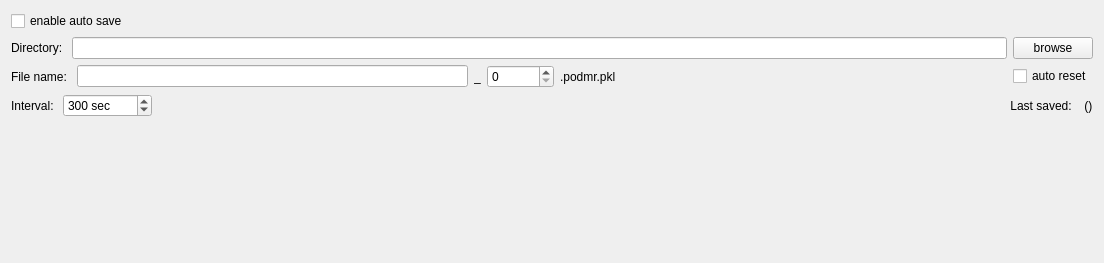
<?xml version="1.0" encoding="UTF-8"?>
<ui version="4.0">
 <class>PODMRAutoSave</class>
 <widget class="QWidget" name="PODMRAutoSave">
  <property name="geometry">
   <rect>
    <x>0</x>
    <y>0</y>
    <width>1104</width>
    <height>263</height>
   </rect>
  </property>
  <property name="windowTitle">
   <string>Form</string>
  </property>
  <layout class="QVBoxLayout" name="verticalLayout">
   <item>
    <widget class="QCheckBox" name="enableBox">
     <property name="text">
      <string>enable auto save</string>
     </property>
    </widget>
   </item>
   <item>
    <layout class="QHBoxLayout" name="horizontalLayout_4">
     <item>
      <widget class="QLabel" name="label_4">
       <property name="text">
        <string>Directory: </string>
       </property>
      </widget>
     </item>
     <item>
      <widget class="QLineEdit" name="dirEdit"/>
     </item>
     <item>
      <widget class="QPushButton" name="browseButton">
       <property name="text">
        <string>browse</string>
       </property>
      </widget>
     </item>
    </layout>
   </item>
   <item>
    <layout class="QHBoxLayout" name="horizontalLayout_5">
     <item>
      <widget class="QLabel" name="label_10">
       <property name="text">
        <string>File name: </string>
       </property>
      </widget>
     </item>
     <item>
      <widget class="QLineEdit" name="fnEdit"/>
     </item>
     <item>
      <widget class="QLabel" name="label_11">
       <property name="text">
        <string>_</string>
       </property>
      </widget>
     </item>
     <item>
      <widget class="QSpinBox" name="suffixBox">
       <property name="maximum">
        <number>999999999</number>
       </property>
      </widget>
     </item>
     <item>
      <widget class="QLabel" name="label_12">
       <property name="text">
        <string>.podmr.pkl</string>
       </property>
      </widget>
     </item>
     <item>
      <spacer name="horizontalSpacer_5">
       <property name="orientation">
        <enum>Qt::Horizontal</enum>
       </property>
       <property name="sizeHint" stdset="0">
        <size>
         <width>40</width>
         <height>20</height>
        </size>
       </property>
      </spacer>
     </item>
     <item>
      <widget class="QCheckBox" name="resetBox">
       <property name="text">
        <string>auto reset</string>
       </property>
      </widget>
     </item>
    </layout>
   </item>
   <item>
    <layout class="QHBoxLayout" name="horizontalLayout_6">
     <item>
      <widget class="QLabel" name="label_13">
       <property name="text">
        <string>Interval: </string>
       </property>
      </widget>
     </item>
     <item>
      <widget class="QSpinBox" name="intervalBox">
       <property name="suffix">
        <string> sec</string>
       </property>
       <property name="minimum">
        <number>1</number>
       </property>
       <property name="maximum">
        <number>999999999</number>
       </property>
       <property name="value">
        <number>300</number>
       </property>
      </widget>
     </item>
     <item>
      <spacer name="horizontalSpacer_4">
       <property name="orientation">
        <enum>Qt::Horizontal</enum>
       </property>
       <property name="sizeHint" stdset="0">
        <size>
         <width>40</width>
         <height>20</height>
        </size>
       </property>
      </spacer>
     </item>
     <item>
      <widget class="QLabel" name="lastLabel">
       <property name="text">
        <string>Last saved: </string>
       </property>
       <property name="alignment">
        <set>Qt::AlignRight|Qt::AlignTrailing|Qt::AlignVCenter</set>
       </property>
      </widget>
     </item>
     <item>
      <widget class="QLabel" name="agoLabel">
       <property name="text">
        <string> ()</string>
       </property>
      </widget>
     </item>
    </layout>
   </item>
   <item>
    <spacer name="verticalSpacer">
     <property name="orientation">
      <enum>Qt::Vertical</enum>
     </property>
     <property name="sizeHint" stdset="0">
      <size>
       <width>20</width>
       <height>40</height>
      </size>
     </property>
    </spacer>
   </item>
  </layout>
 </widget>
 <resources/>
 <connections/>
</ui>
